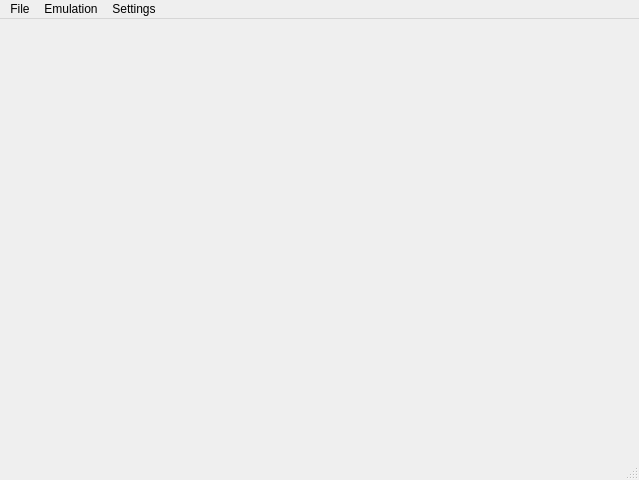
<?xml version="1.0" encoding="UTF-8"?>
<ui version="4.0">
 <class>MainWindow</class>
 <widget class="QMainWindow" name="MainWindow">
  <property name="geometry">
   <rect>
    <x>0</x>
    <y>0</y>
    <width>639</width>
    <height>480</height>
   </rect>
  </property>
  <property name="windowTitle">
   <string>Big ComBoy v0.5</string>
  </property>
  <widget class="QWidget" name="centralwidget"/>
  <widget class="QMenuBar" name="menubar">
   <property name="geometry">
    <rect>
     <x>0</x>
     <y>0</y>
     <width>639</width>
     <height>22</height>
    </rect>
   </property>
   <widget class="QMenu" name="menuFile">
    <property name="title">
     <string>File</string>
    </property>
    <widget class="QMenu" name="menuLoad_Recent">
     <property name="title">
      <string>Load Recent</string>
     </property>
     <addaction name="actionDummy_Item"/>
    </widget>
    <addaction name="actionLoad"/>
    <addaction name="menuLoad_Recent"/>
    <addaction name="separator"/>
    <addaction name="actionExit"/>
   </widget>
   <widget class="QMenu" name="menuEmulation">
    <property name="title">
     <string>Emulation</string>
    </property>
    <addaction name="actionReset"/>
    <addaction name="actionPause"/>
    <addaction name="actionStop"/>
   </widget>
   <widget class="QMenu" name="menuSettings">
    <property name="title">
     <string>Settings</string>
    </property>
    <addaction name="actionEmulation"/>
    <addaction name="actionVideo"/>
    <addaction name="actionAudio"/>
    <addaction name="actionInput"/>
   </widget>
   <addaction name="menuFile"/>
   <addaction name="menuEmulation"/>
   <addaction name="menuSettings"/>
  </widget>
  <widget class="QStatusBar" name="statusbar"/>
  <action name="actionLoad">
   <property name="text">
    <string>Load</string>
   </property>
  </action>
  <action name="actionExit">
   <property name="text">
    <string>Exit</string>
   </property>
  </action>
  <action name="actionReset">
   <property name="text">
    <string>Reset</string>
   </property>
  </action>
  <action name="actionPause">
   <property name="checkable">
    <bool>true</bool>
   </property>
   <property name="text">
    <string>Pause</string>
   </property>
  </action>
  <action name="actionStop">
   <property name="text">
    <string>Stop</string>
   </property>
  </action>
  <action name="actionDummy_Item">
   <property name="text">
    <string>Dummy Item</string>
   </property>
  </action>
  <action name="actionEmulation">
   <property name="text">
    <string>Emulation</string>
   </property>
  </action>
  <action name="actionVideo">
   <property name="text">
    <string>Video</string>
   </property>
  </action>
  <action name="actionAudio">
   <property name="text">
    <string>Audio</string>
   </property>
  </action>
  <action name="actionInput">
   <property name="text">
    <string>Input</string>
   </property>
  </action>
 </widget>
 <resources/>
 <connections/>
</ui>
